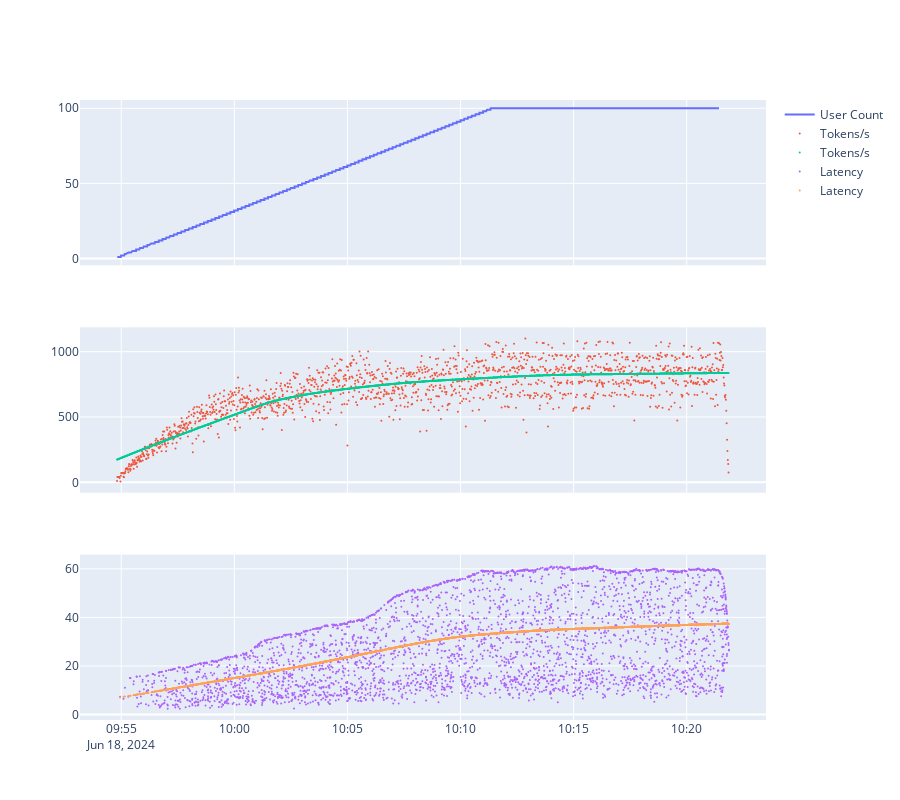

The cell this chart's notebook holds for it:
### Markdown cell above
# 결과 출력

### Code cell
rampup_sequence_df.plot.line(
                        x='Datetime(KST)',
                        y='UserCount')

# 램프업, 토큰 생성량, 지연 시간
import plotly.express as px
from plotly.subplots import make_subplots
import plotly.graph_objects as go

fig_rampup = px.line(rampup_sequence_df, x = 'Datetime(KST)', y = 'UserCount')
fig_tokenspeed = px.scatter(tokens_df, x = 'Datetime(KST)', y = 'Tokens', trendline='lowess', trendline_options=dict(frac=0.5))
fig_latency = px.scatter(caculated_df, x = 'Datetime(KST)', y = 'latency', trendline='lowess', trendline_options=dict(frac=0.5))

fig_total = make_subplots(rows=3, cols=1,
                          shared_xaxes = True)
                          #subplot_titles=('User Count', 'Token Generation Speed', 'Latency'))


for d in fig_rampup.data:
    fig_total.add_trace((go.Line(x = d['x'], y = d['y'], name = 'User Count')), row = 1, col = 1)

for d in fig_tokenspeed.data:
    fig_total.add_trace((go.Scatter(x = d['x'], y = d['y'], name = 'Tokens/s', mode='markers')), row = 2, col = 1)

for d in fig_latency.data:
    fig_total.add_trace((go.Scatter(x = d['x'], y = d['y'], name = 'Latency', mode='markers')), row = 3, col = 1)

fig_total.update_layout(hovermode = 'x unified', height=800)
fig_total.update_xaxes(showspikes=True, spikethickness=0.5)
fig_total.update_yaxes(showspikes=True, spikethickness=0.5)
fig_total.update_traces(marker_size=2)

fig_total.show()

### Figure 1 — Plotly figure (JSON) as saved in the notebook; plotly's stock layout.template omitted (floating-point values rounded to 4 significant figures; data arrays with more than 128 entries replaced by an {"elided": "..."} marker saying what was removed)
{"data": [{"marker": {"size": 2}, "name": "User Count", "type": "scatter", "x": {"elided": "3644 str values"}, "xaxis": "x", "y": {"elided": "3644 int values"}, "yaxis": "y"}, {"marker": {"size": 2}, "mode": "markers", "name": "Tokens/s", "type": "scatter", "x": {"elided": "1622 str values"}, "xaxis": "x2", "y": {"elided": "1622 int values"}, "yaxis": "y2"}, {"marker": {"size": 2}, "mode": "markers", "name": "Tokens/s", "type": "scatter", "x": {"elided": "1622 str values"}, "xaxis": "x2", "y": {"elided": "1622 float values"}, "yaxis": "y2"}, {"marker": {"size": 2}, "mode": "markers", "name": "Latency", "type": "scatter", "x": {"elided": "3644 str values"}, "xaxis": "x3", "y": {"elided": "3644 float values"}, "yaxis": "y3"}, {"marker": {"size": 2}, "mode": "markers", "name": "Latency", "type": "scatter", "x": {"elided": "3644 str values"}, "xaxis": "x3", "y": {"elided": "3644 float values"}, "yaxis": "y3"}], "layout": {"height": 800, "hovermode": "x unified", "xaxis": {"anchor": "y", "domain": [0, 1], "matches": "x3", "showspikes": true, "showticklabels": false, "spikethickness": 0.5}, "xaxis2": {"anchor": "y2", "domain": [0, 1], "matches": "x3", "showspikes": true, "showticklabels": false, "spikethickness": 0.5}, "xaxis3": {"anchor": "y3", "domain": [0, 1], "showspikes": true, "spikethickness": 0.5}, "yaxis": {"anchor": "x", "domain": [0.7333, 1], "showspikes": true, "spikethickness": 0.5}, "yaxis2": {"anchor": "x2", "domain": [0.3667, 0.6333], "showspikes": true, "spikethickness": 0.5}, "yaxis3": {"anchor": "x3", "domain": [0, 0.2667], "showspikes": true, "spikethickness": 0.5}}}
